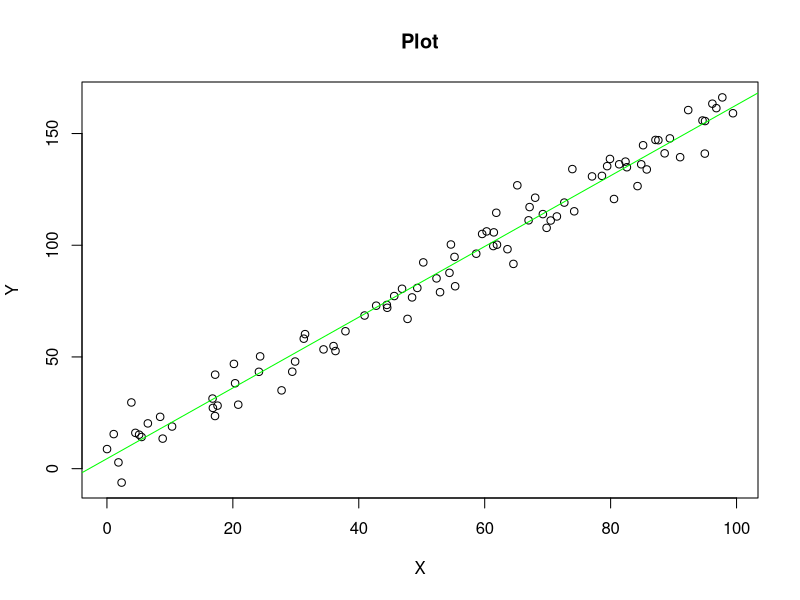

Here is the R script that generated this plot:
# Linear Regression predicts linear relationship between two variables

setwd("~/Desktop/edu/R-lang/")
rawData <- read.csv("linear.csv", header=T)

head(rawData, 10)
linModel <- lm(y~x, data = rawData)

attributes(linModel) 
linModel$na.action
linModel$coefficients

# Predicting New Value based on our model
predict(linModel, data.frame(x = 1))

plot(y ~ x, data = rawData,
     xlab = "X",
     ylab = "Y",
     main = "Plot"
)

abline(linModel, col = "green", lwd = 1)